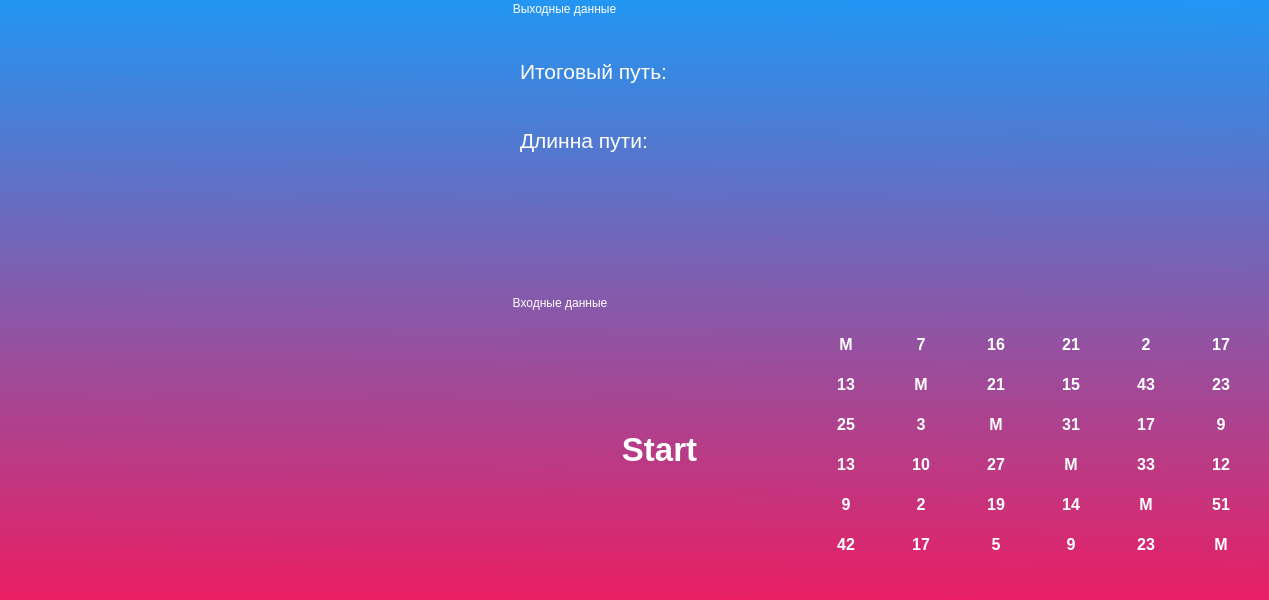
<?xml version="1.0" encoding="UTF-8"?>
<ui version="4.0">
 <class>kommi_main</class>
 <widget class="QMainWindow" name="kommi_main">
  <property name="geometry">
   <rect>
    <x>0</x>
    <y>0</y>
    <width>1269</width>
    <height>600</height>
   </rect>
  </property>
  <property name="windowTitle">
   <string>kommi_main</string>
  </property>
  <property name="styleSheet">
   <string notr="true">QMainWindow
{
	background-color: qlineargradient(spread:pad, x1:0.517523, y1:0, x2:0.506009, y2:1, stop:0 rgba(33, 150, 243, 255), stop:1 rgba(233, 30, 99, 255))
}</string>
  </property>
  <widget class="QWidget" name="centralwidget">
   <widget class="QGraphicsView" name="graphicsView">
    <property name="geometry">
     <rect>
      <x>0</x>
      <y>0</y>
      <width>521</width>
      <height>601</height>
     </rect>
    </property>
    <property name="styleSheet">
     <string notr="true">QGraphicsView {
	background-color: transparent;
	border: 0px;
}</string>
    </property>
   </widget>
   <widget class="QWidget" name="">
    <property name="geometry">
     <rect>
      <x>510</x>
      <y>0</y>
      <width>751</width>
      <height>581</height>
     </rect>
    </property>
    <layout class="QVBoxLayout" name="verticalLayout_2">
     <item>
      <widget class="QGroupBox" name="groupBox">
       <property name="styleSheet">
        <string notr="true">QGroupBox
{
	border: 0px;
	color: white;

}</string>
       </property>
       <property name="title">
        <string>Выходные данные</string>
       </property>
       <widget class="QWidget" name="layoutWidget">
        <property name="geometry">
         <rect>
          <x>10</x>
          <y>40</y>
          <width>741</width>
          <height>131</height>
         </rect>
        </property>
        <layout class="QVBoxLayout" name="verticalLayout">
         <item>
          <layout class="QHBoxLayout" name="horizontalLayout">
           <item>
            <widget class="QLabel" name="label_2">
             <property name="font">
              <font>
               <pointsize>16</pointsize>
              </font>
             </property>
             <property name="styleSheet">
              <string notr="true">QLabel {
  color: white;
qproperty-alignment: 'AlignVCenter | AlignLeft';
}</string>
             </property>
             <property name="text">
              <string>Итоговый путь:</string>
             </property>
            </widget>
           </item>
           <item>
            <widget class="QLabel" name="result">
             <property name="font">
              <font>
               <pointsize>18</pointsize>
              </font>
             </property>
             <property name="styleSheet">
              <string notr="true">QLabel {
  color: white;
qproperty-alignment: 'AlignVCenter | AlignCentere';
}</string>
             </property>
             <property name="text">
              <string/>
             </property>
            </widget>
           </item>
          </layout>
         </item>
         <item>
          <layout class="QHBoxLayout" name="horizontalLayout_2">
           <item>
            <widget class="QLabel" name="label_4">
             <property name="font">
              <font>
               <pointsize>16</pointsize>
              </font>
             </property>
             <property name="styleSheet">
              <string notr="true">QLabel {
  color: white;
qproperty-alignment: 'AlignVCenter | AlignLeft';
}</string>
             </property>
             <property name="text">
              <string>Длинна пути:</string>
             </property>
            </widget>
           </item>
           <item>
            <widget class="QLabel" name="length_text">
             <property name="font">
              <font>
               <pointsize>18</pointsize>
              </font>
             </property>
             <property name="styleSheet">
              <string notr="true">QLabel {
  color: white;
qproperty-alignment: 'AlignVCenter | AlignCentere';
}</string>
             </property>
             <property name="text">
              <string/>
             </property>
            </widget>
           </item>
          </layout>
         </item>
        </layout>
       </widget>
      </widget>
     </item>
     <item>
      <widget class="QGroupBox" name="groupBox_2">
       <property name="styleSheet">
        <string notr="true">QGroupBox
{
	border: 0px;
	color: white;

}</string>
       </property>
       <property name="title">
        <string>Входные данные</string>
       </property>
       <widget class="QWidget" name="">
        <property name="geometry">
         <rect>
          <x>0</x>
          <y>30</y>
          <width>751</width>
          <height>251</height>
         </rect>
        </property>
        <layout class="QHBoxLayout" name="horizontalLayout_3">
         <item>
          <spacer name="horizontalSpacer">
           <property name="orientation">
            <enum>Qt::Horizontal</enum>
           </property>
           <property name="sizeHint" stdset="0">
            <size>
             <width>7</width>
             <height>7</height>
            </size>
           </property>
          </spacer>
         </item>
         <item>
          <widget class="QPushButton" name="pushButton">
           <property name="sizePolicy">
            <sizepolicy hsizetype="Fixed" vsizetype="Expanding">
             <horstretch>80</horstretch>
             <verstretch>0</verstretch>
            </sizepolicy>
           </property>
           <property name="minimumSize">
            <size>
             <width>285</width>
             <height>0</height>
            </size>
           </property>
           <property name="font">
            <font>
             <pointsize>25</pointsize>
             <weight>75</weight>
             <bold>true</bold>
            </font>
           </property>
           <property name="styleSheet">
            <string notr="true">QPushButton {
   border: 0px ;
	border-radius: 12px;
color: white;


}
QPushButton:pressed {
border: 1px solid #ff85e9;
color: white;
   background: transparent;
}

QPushButton:hover {
border: 1px solid #ff85e9;
    color: white;
}</string>
           </property>
           <property name="text">
            <string>Start</string>
           </property>
           <property name="shortcut">
            <string>Return</string>
           </property>
          </widget>
         </item>
         <item>
          <widget class="QTableWidget" name="table">
           <property name="sizePolicy">
            <sizepolicy hsizetype="Minimum" vsizetype="Minimum">
             <horstretch>10</horstretch>
             <verstretch>10</verstretch>
            </sizepolicy>
           </property>
           <property name="minimumSize">
            <size>
             <width>10</width>
             <height>10</height>
            </size>
           </property>
           <property name="baseSize">
            <size>
             <width>10</width>
             <height>10</height>
            </size>
           </property>
           <property name="font">
            <font>
             <pointsize>12</pointsize>
             <weight>75</weight>
             <bold>true</bold>
            </font>
           </property>
           <property name="styleSheet">
            <string notr="true">QTableWidget {
	background-color: transparent;
	color:white;
}

QHeaderView::section {
	background-color: transparent;
	color:white;
}

QHeaderView {
	background-color: transparent;
	color:white;
}
QHeader
{
	background-color: transparent;
color: white;
}

QTableCornerButton::section {
	background-color: transparent;
	color:white;
}
QScrollBar:horizontal {
    border: 2px solid green;
    background: cyan;
    height: 15px;
    margin: 0px 40px 0 0px;
}

QScrollBar::handle:horizontal {
    background: gray;
    min-width: 20px;
}

QScrollBar::add-line:horizontal {
    background: blue;
    width: 16px;
    subcontrol-position: right;
    subcontrol-origin: margin;
    border: 2px solid black;
}

QScrollBar::sub-line:horizontal {
    background: magenta;
    width: 16px;
    subcontrol-position: top right;
    subcontrol-origin: margin;
    border: 2px solid black;
    position: absolute;
    right: 20px;
}

QScrollBar:left-arrow:horizontal, QScrollBar::right-arrow:horizontal {
    width: 3px;
    height: 3px;
    background: pink;
}

QScrollBar::add-page:horizontal, QScrollBar::sub-page:horizontal {
    background: none;
}


 QScrollBar:vertical {
     border: 2px solid green;
     background: cyan;
     width: 15px;
     margin: 22px 0 22px 0;
 }
 QScrollBar::handle:vertical {
     background: gray;
     min-height: 20px;
 }
 QScrollBar::add-line:vertical {
     border: 2px solid grey;
     background: #32CC99;
     height: 20px;
     subcontrol-position: bottom;
     subcontrol-origin: margin;
 }

 QScrollBar::sub-line:vertical {
     border: 2px solid grey;
     background: #32CC99;
     height: 20px;
     subcontrol-position: top;
     subcontrol-origin: margin;
 }
 QScrollBar::up-arrow:vertical, QScrollBar::down-arrow:vertical {
     border: 2px solid grey;
     width: 3px;
     height: 3px;
     background: white;
 }

 QScrollBar::add-page:vertical, QScrollBar::sub-page:vertical {
     background: none;
 }



</string>
           </property>
           <property name="inputMethodHints">
            <set>Qt::ImhNone</set>
           </property>
           <attribute name="horizontalHeaderVisible">
            <bool>false</bool>
           </attribute>
           <attribute name="horizontalHeaderCascadingSectionResizes">
            <bool>false</bool>
           </attribute>
           <attribute name="horizontalHeaderMinimumSectionSize">
            <number>75</number>
           </attribute>
           <attribute name="horizontalHeaderDefaultSectionSize">
            <number>75</number>
           </attribute>
           <attribute name="horizontalHeaderHighlightSections">
            <bool>false</bool>
           </attribute>
           <attribute name="horizontalHeaderShowSortIndicator" stdset="0">
            <bool>false</bool>
           </attribute>
           <attribute name="horizontalHeaderStretchLastSection">
            <bool>false</bool>
           </attribute>
           <attribute name="verticalHeaderVisible">
            <bool>false</bool>
           </attribute>
           <attribute name="verticalHeaderMinimumSectionSize">
            <number>40</number>
           </attribute>
           <attribute name="verticalHeaderDefaultSectionSize">
            <number>40</number>
           </attribute>
           <attribute name="verticalHeaderHighlightSections">
            <bool>false</bool>
           </attribute>
           <row>
            <property name="text">
             <string>1</string>
            </property>
           </row>
           <row>
            <property name="text">
             <string>2</string>
            </property>
           </row>
           <row>
            <property name="text">
             <string>3</string>
            </property>
           </row>
           <row>
            <property name="text">
             <string>4</string>
            </property>
           </row>
           <row>
            <property name="text">
             <string>5</string>
            </property>
           </row>
           <row>
            <property name="text">
             <string>6</string>
            </property>
           </row>
           <column>
            <property name="text">
             <string>1</string>
            </property>
           </column>
           <column>
            <property name="text">
             <string>2</string>
            </property>
           </column>
           <column>
            <property name="text">
             <string>3</string>
            </property>
           </column>
           <column>
            <property name="text">
             <string>4</string>
            </property>
           </column>
           <column>
            <property name="text">
             <string>5</string>
            </property>
           </column>
           <column>
            <property name="text">
             <string>6</string>
            </property>
           </column>
           <item row="0" column="0">
            <property name="text">
             <string>M</string>
            </property>
            <property name="textAlignment">
             <set>AlignCenter</set>
            </property>
            <property name="flags">
             <set>ItemIsSelectable|ItemIsEditable|ItemIsDragEnabled|ItemIsDropEnabled|ItemIsUserCheckable</set>
            </property>
           </item>
           <item row="0" column="1">
            <property name="text">
             <string>7</string>
            </property>
            <property name="textAlignment">
             <set>AlignCenter</set>
            </property>
           </item>
           <item row="0" column="2">
            <property name="text">
             <string>16</string>
            </property>
            <property name="textAlignment">
             <set>AlignCenter</set>
            </property>
           </item>
           <item row="0" column="3">
            <property name="text">
             <string>21</string>
            </property>
            <property name="textAlignment">
             <set>AlignCenter</set>
            </property>
           </item>
           <item row="0" column="4">
            <property name="text">
             <string>2</string>
            </property>
            <property name="textAlignment">
             <set>AlignCenter</set>
            </property>
           </item>
           <item row="0" column="5">
            <property name="text">
             <string>17</string>
            </property>
            <property name="textAlignment">
             <set>AlignCenter</set>
            </property>
           </item>
           <item row="1" column="0">
            <property name="text">
             <string>13</string>
            </property>
            <property name="textAlignment">
             <set>AlignCenter</set>
            </property>
           </item>
           <item row="1" column="1">
            <property name="text">
             <string>M</string>
            </property>
            <property name="textAlignment">
             <set>AlignCenter</set>
            </property>
            <property name="flags">
             <set>ItemIsSelectable|ItemIsEditable|ItemIsDragEnabled|ItemIsDropEnabled|ItemIsUserCheckable</set>
            </property>
           </item>
           <item row="1" column="2">
            <property name="text">
             <string>21</string>
            </property>
            <property name="textAlignment">
             <set>AlignCenter</set>
            </property>
           </item>
           <item row="1" column="3">
            <property name="text">
             <string>15</string>
            </property>
            <property name="textAlignment">
             <set>AlignCenter</set>
            </property>
           </item>
           <item row="1" column="4">
            <property name="text">
             <string>43</string>
            </property>
            <property name="textAlignment">
             <set>AlignCenter</set>
            </property>
           </item>
           <item row="1" column="5">
            <property name="text">
             <string>23</string>
            </property>
            <property name="textAlignment">
             <set>AlignCenter</set>
            </property>
           </item>
           <item row="2" column="0">
            <property name="text">
             <string>25</string>
            </property>
            <property name="textAlignment">
             <set>AlignCenter</set>
            </property>
           </item>
           <item row="2" column="1">
            <property name="text">
             <string>3</string>
            </property>
            <property name="textAlignment">
             <set>AlignCenter</set>
            </property>
           </item>
           <item row="2" column="2">
            <property name="text">
             <string>M</string>
            </property>
            <property name="textAlignment">
             <set>AlignCenter</set>
            </property>
            <property name="flags">
             <set>ItemIsSelectable|ItemIsEditable|ItemIsDragEnabled|ItemIsDropEnabled|ItemIsUserCheckable</set>
            </property>
           </item>
           <item row="2" column="3">
            <property name="text">
             <string>31</string>
            </property>
            <property name="textAlignment">
             <set>AlignCenter</set>
            </property>
           </item>
           <item row="2" column="4">
            <property name="text">
             <string>17</string>
            </property>
            <property name="textAlignment">
             <set>AlignCenter</set>
            </property>
           </item>
           <item row="2" column="5">
            <property name="text">
             <string>9</string>
            </property>
            <property name="textAlignment">
             <set>AlignCenter</set>
            </property>
           </item>
           <item row="3" column="0">
            <property name="text">
             <string>13</string>
            </property>
            <property name="textAlignment">
             <set>AlignCenter</set>
            </property>
           </item>
           <item row="3" column="1">
            <property name="text">
             <string>10</string>
            </property>
            <property name="textAlignment">
             <set>AlignCenter</set>
            </property>
           </item>
           <item row="3" column="2">
            <property name="text">
             <string>27</string>
            </property>
            <property name="textAlignment">
             <set>AlignCenter</set>
            </property>
           </item>
           <item row="3" column="3">
            <property name="text">
             <string>M</string>
            </property>
            <property name="textAlignment">
             <set>AlignCenter</set>
            </property>
            <property name="flags">
             <set>ItemIsSelectable|ItemIsEditable|ItemIsDragEnabled|ItemIsDropEnabled|ItemIsUserCheckable</set>
            </property>
           </item>
           <item row="3" column="4">
            <property name="text">
             <string>33</string>
            </property>
            <property name="textAlignment">
             <set>AlignCenter</set>
            </property>
           </item>
           <item row="3" column="5">
            <property name="text">
             <string>12</string>
            </property>
            <property name="textAlignment">
             <set>AlignCenter</set>
            </property>
           </item>
           <item row="4" column="0">
            <property name="text">
             <string>9</string>
            </property>
            <property name="textAlignment">
             <set>AlignCenter</set>
            </property>
           </item>
           <item row="4" column="1">
            <property name="text">
             <string>2</string>
            </property>
            <property name="textAlignment">
             <set>AlignCenter</set>
            </property>
           </item>
           <item row="4" column="2">
            <property name="text">
             <string>19</string>
            </property>
            <property name="textAlignment">
             <set>AlignCenter</set>
            </property>
           </item>
           <item row="4" column="3">
            <property name="text">
             <string>14</string>
            </property>
            <property name="textAlignment">
             <set>AlignCenter</set>
            </property>
           </item>
           <item row="4" column="4">
            <property name="text">
             <string>M</string>
            </property>
            <property name="textAlignment">
             <set>AlignCenter</set>
            </property>
            <property name="flags">
             <set>ItemIsSelectable|ItemIsEditable|ItemIsDragEnabled|ItemIsDropEnabled|ItemIsUserCheckable</set>
            </property>
           </item>
           <item row="4" column="5">
            <property name="text">
             <string>51</string>
            </property>
            <property name="textAlignment">
             <set>AlignCenter</set>
            </property>
           </item>
           <item row="5" column="0">
            <property name="text">
             <string>42</string>
            </property>
            <property name="textAlignment">
             <set>AlignCenter</set>
            </property>
           </item>
           <item row="5" column="1">
            <property name="text">
             <string>17</string>
            </property>
            <property name="textAlignment">
             <set>AlignCenter</set>
            </property>
           </item>
           <item row="5" column="2">
            <property name="text">
             <string>5</string>
            </property>
            <property name="textAlignment">
             <set>AlignCenter</set>
            </property>
           </item>
           <item row="5" column="3">
            <property name="text">
             <string>9</string>
            </property>
            <property name="textAlignment">
             <set>AlignCenter</set>
            </property>
           </item>
           <item row="5" column="4">
            <property name="text">
             <string>23</string>
            </property>
            <property name="textAlignment">
             <set>AlignCenter</set>
            </property>
           </item>
           <item row="5" column="5">
            <property name="text">
             <string>M</string>
            </property>
            <property name="textAlignment">
             <set>AlignCenter</set>
            </property>
            <property name="flags">
             <set>ItemIsSelectable|ItemIsEditable|ItemIsDragEnabled|ItemIsDropEnabled|ItemIsUserCheckable</set>
            </property>
           </item>
          </widget>
         </item>
        </layout>
       </widget>
      </widget>
     </item>
    </layout>
   </widget>
  </widget>
 </widget>
 <resources/>
 <connections/>
</ui>
